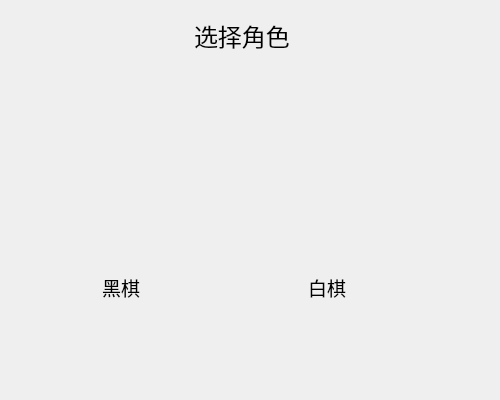
<?xml version="1.0" encoding="UTF-8"?>
<ui version="4.0">
 <class>Widget</class>
 <widget class="QWidget" name="Widget">
  <property name="geometry">
   <rect>
    <x>0</x>
    <y>0</y>
    <width>500</width>
    <height>400</height>
   </rect>
  </property>
  <property name="minimumSize">
   <size>
    <width>500</width>
    <height>400</height>
   </size>
  </property>
  <property name="maximumSize">
   <size>
    <width>500</width>
    <height>400</height>
   </size>
  </property>
  <property name="windowTitle">
   <string>Widget</string>
  </property>
  <property name="styleSheet">
   <string notr="true">background-image: url(:/new/prefix1/Image/bk.jpg);
background-image: url(:/new/prefix1/Image/backgroud.png);</string>
  </property>
  <widget class="QStackedWidget" name="stackedWidget">
   <property name="geometry">
    <rect>
     <x>0</x>
     <y>0</y>
     <width>500</width>
     <height>400</height>
    </rect>
   </property>
   <property name="minimumSize">
    <size>
     <width>500</width>
     <height>400</height>
    </size>
   </property>
   <property name="maximumSize">
    <size>
     <width>500</width>
     <height>400</height>
    </size>
   </property>
   <property name="currentIndex">
    <number>1</number>
   </property>
   <widget class="QWidget" name="Select_page">
    <layout class="QGridLayout" name="gridLayout">
     <item row="0" column="0">
      <widget class="QPushButton" name="pushButton">
       <property name="sizePolicy">
        <sizepolicy hsizetype="Fixed" vsizetype="Fixed">
         <horstretch>0</horstretch>
         <verstretch>0</verstretch>
        </sizepolicy>
       </property>
       <property name="minimumSize">
        <size>
         <width>30</width>
         <height>20</height>
        </size>
       </property>
       <property name="text">
        <string/>
       </property>
       <property name="iconSize">
        <size>
         <width>35</width>
         <height>20</height>
        </size>
       </property>
       <property name="flat">
        <bool>true</bool>
       </property>
      </widget>
     </item>
     <item row="0" column="1" colspan="3">
      <spacer name="horizontalSpacer_10">
       <property name="orientation">
        <enum>Qt::Horizontal</enum>
       </property>
       <property name="sizeHint" stdset="0">
        <size>
         <width>117</width>
         <height>20</height>
        </size>
       </property>
      </spacer>
     </item>
     <item row="0" column="4" colspan="2">
      <widget class="QLabel" name="label">
       <property name="minimumSize">
        <size>
         <width>200</width>
         <height>50</height>
        </size>
       </property>
       <property name="font">
        <font>
         <family>楷体</family>
         <pointsize>18</pointsize>
        </font>
       </property>
       <property name="text">
        <string>选择游戏模式</string>
       </property>
      </widget>
     </item>
     <item row="0" column="6" colspan="2">
      <spacer name="horizontalSpacer_9">
       <property name="orientation">
        <enum>Qt::Horizontal</enum>
       </property>
       <property name="sizeHint" stdset="0">
        <size>
         <width>84</width>
         <height>20</height>
        </size>
       </property>
      </spacer>
     </item>
     <item row="0" column="8">
      <widget class="QPushButton" name="pushButton_Exit">
       <property name="sizePolicy">
        <sizepolicy hsizetype="Fixed" vsizetype="Fixed">
         <horstretch>0</horstretch>
         <verstretch>0</verstretch>
        </sizepolicy>
       </property>
       <property name="minimumSize">
        <size>
         <width>30</width>
         <height>20</height>
        </size>
       </property>
       <property name="text">
        <string/>
       </property>
       <property name="icon">
        <iconset resource="image.qrc">
         <normaloff>:/new/prefix1/Image/close.png</normaloff>:/new/prefix1/Image/close.png</iconset>
       </property>
       <property name="iconSize">
        <size>
         <width>35</width>
         <height>20</height>
        </size>
       </property>
       <property name="flat">
        <bool>true</bool>
       </property>
      </widget>
     </item>
     <item row="1" column="1" rowspan="3" colspan="3">
      <widget class="QPushButton" name="pushButton_Robot">
       <property name="sizePolicy">
        <sizepolicy hsizetype="Fixed" vsizetype="Fixed">
         <horstretch>0</horstretch>
         <verstretch>0</verstretch>
        </sizepolicy>
       </property>
       <property name="minimumSize">
        <size>
         <width>120</width>
         <height>150</height>
        </size>
       </property>
       <property name="text">
        <string/>
       </property>
       <property name="icon">
        <iconset resource="image.qrc">
         <normaloff>:/new/prefix1/Image/machine.png</normaloff>:/new/prefix1/Image/machine.png</iconset>
       </property>
       <property name="iconSize">
        <size>
         <width>120</width>
         <height>150</height>
        </size>
       </property>
       <property name="flat">
        <bool>true</bool>
       </property>
      </widget>
     </item>
     <item row="1" column="4">
      <spacer name="verticalSpacer">
       <property name="orientation">
        <enum>Qt::Vertical</enum>
       </property>
       <property name="sizeHint" stdset="0">
        <size>
         <width>20</width>
         <height>134</height>
        </size>
       </property>
      </spacer>
     </item>
     <item row="1" column="5" rowspan="3" colspan="3">
      <widget class="QPushButton" name="pushButton_Internet">
       <property name="sizePolicy">
        <sizepolicy hsizetype="Fixed" vsizetype="Fixed">
         <horstretch>0</horstretch>
         <verstretch>0</verstretch>
        </sizepolicy>
       </property>
       <property name="minimumSize">
        <size>
         <width>120</width>
         <height>150</height>
        </size>
       </property>
       <property name="text">
        <string/>
       </property>
       <property name="icon">
        <iconset resource="image.qrc">
         <normaloff>:/new/prefix1/Image/network.png</normaloff>:/new/prefix1/Image/network.png</iconset>
       </property>
       <property name="iconSize">
        <size>
         <width>120</width>
         <height>150</height>
        </size>
       </property>
       <property name="flat">
        <bool>true</bool>
       </property>
      </widget>
     </item>
     <item row="2" column="0">
      <spacer name="horizontalSpacer_4">
       <property name="orientation">
        <enum>Qt::Horizontal</enum>
       </property>
       <property name="sizeHint" stdset="0">
        <size>
         <width>27</width>
         <height>20</height>
        </size>
       </property>
      </spacer>
     </item>
     <item row="2" column="4">
      <spacer name="horizontalSpacer_3">
       <property name="orientation">
        <enum>Qt::Horizontal</enum>
       </property>
       <property name="sizeHint" stdset="0">
        <size>
         <width>155</width>
         <height>20</height>
        </size>
       </property>
      </spacer>
     </item>
     <item row="2" column="8">
      <spacer name="horizontalSpacer_5">
       <property name="orientation">
        <enum>Qt::Horizontal</enum>
       </property>
       <property name="sizeHint" stdset="0">
        <size>
         <width>27</width>
         <height>20</height>
        </size>
       </property>
      </spacer>
     </item>
     <item row="3" column="4">
      <spacer name="verticalSpacer_2">
       <property name="orientation">
        <enum>Qt::Vertical</enum>
       </property>
       <property name="sizeHint" stdset="0">
        <size>
         <width>20</width>
         <height>134</height>
        </size>
       </property>
      </spacer>
     </item>
     <item row="4" column="0" colspan="2">
      <spacer name="horizontalSpacer_8">
       <property name="orientation">
        <enum>Qt::Horizontal</enum>
       </property>
       <property name="sizeHint" stdset="0">
        <size>
         <width>57</width>
         <height>20</height>
        </size>
       </property>
      </spacer>
     </item>
     <item row="4" column="2">
      <widget class="QLabel" name="label_2">
       <property name="minimumSize">
        <size>
         <width>60</width>
         <height>25</height>
        </size>
       </property>
       <property name="maximumSize">
        <size>
         <width>16777215</width>
         <height>20</height>
        </size>
       </property>
       <property name="font">
        <font>
         <family>楷体</family>
         <pointsize>12</pointsize>
        </font>
       </property>
       <property name="text">
        <string>人机对战</string>
       </property>
      </widget>
     </item>
     <item row="4" column="3" colspan="2">
      <spacer name="horizontalSpacer_7">
       <property name="orientation">
        <enum>Qt::Horizontal</enum>
       </property>
       <property name="sizeHint" stdset="0">
        <size>
         <width>185</width>
         <height>20</height>
        </size>
       </property>
      </spacer>
     </item>
     <item row="4" column="5" colspan="2">
      <widget class="QLabel" name="label_3">
       <property name="minimumSize">
        <size>
         <width>90</width>
         <height>25</height>
        </size>
       </property>
       <property name="maximumSize">
        <size>
         <width>16777215</width>
         <height>20</height>
        </size>
       </property>
       <property name="font">
        <font>
         <family>楷体</family>
         <pointsize>12</pointsize>
        </font>
       </property>
       <property name="text">
        <string>网络对战</string>
       </property>
      </widget>
     </item>
     <item row="4" column="7" colspan="2">
      <spacer name="horizontalSpacer_6">
       <property name="orientation">
        <enum>Qt::Horizontal</enum>
       </property>
       <property name="sizeHint" stdset="0">
        <size>
         <width>71</width>
         <height>22</height>
        </size>
       </property>
      </spacer>
     </item>
    </layout>
    <zorder>pushButton_Robot</zorder>
    <zorder>pushButton</zorder>
    <zorder>pushButton_Exit</zorder>
    <zorder>label</zorder>
    <zorder>pushButton_Internet</zorder>
    <zorder>label_3</zorder>
    <zorder>label_2</zorder>
    <zorder>horizontalSpacer_3</zorder>
    <zorder>horizontalSpacer_4</zorder>
    <zorder>horizontalSpacer_5</zorder>
    <zorder>horizontalSpacer_6</zorder>
    <zorder>horizontalSpacer_7</zorder>
    <zorder>horizontalSpacer_8</zorder>
    <zorder>horizontalSpacer_9</zorder>
    <zorder>horizontalSpacer_10</zorder>
    <zorder>verticalSpacer</zorder>
    <zorder>verticalSpacer_2</zorder>
   </widget>
   <widget class="QWidget" name="Role_page">
    <layout class="QGridLayout" name="gridLayout_2">
     <item row="0" column="0">
      <widget class="QPushButton" name="pushButton_Return">
       <property name="sizePolicy">
        <sizepolicy hsizetype="Fixed" vsizetype="Fixed">
         <horstretch>0</horstretch>
         <verstretch>0</verstretch>
        </sizepolicy>
       </property>
       <property name="minimumSize">
        <size>
         <width>30</width>
         <height>25</height>
        </size>
       </property>
       <property name="maximumSize">
        <size>
         <width>30</width>
         <height>25</height>
        </size>
       </property>
       <property name="text">
        <string/>
       </property>
       <property name="icon">
        <iconset resource="image.qrc">
         <normaloff>:/new/prefix1/Image/back2.png</normaloff>:/new/prefix1/Image/back2.png</iconset>
       </property>
       <property name="iconSize">
        <size>
         <width>30</width>
         <height>25</height>
        </size>
       </property>
       <property name="flat">
        <bool>true</bool>
       </property>
      </widget>
     </item>
     <item row="0" column="1">
      <spacer name="horizontalSpacer_2">
       <property name="orientation">
        <enum>Qt::Horizontal</enum>
       </property>
       <property name="sizeHint" stdset="0">
        <size>
         <width>86</width>
         <height>20</height>
        </size>
       </property>
      </spacer>
     </item>
     <item row="0" column="2" colspan="3">
      <widget class="QLabel" name="label_4">
       <property name="minimumSize">
        <size>
         <width>160</width>
         <height>50</height>
        </size>
       </property>
       <property name="font">
        <font>
         <family>楷体</family>
         <pointsize>18</pointsize>
        </font>
       </property>
       <property name="text">
        <string>选择角色</string>
       </property>
      </widget>
     </item>
     <item row="0" column="5">
      <spacer name="horizontalSpacer">
       <property name="orientation">
        <enum>Qt::Horizontal</enum>
       </property>
       <property name="sizeHint" stdset="0">
        <size>
         <width>85</width>
         <height>20</height>
        </size>
       </property>
      </spacer>
     </item>
     <item row="0" column="6">
      <widget class="QPushButton" name="pushButton_Exit_2">
       <property name="sizePolicy">
        <sizepolicy hsizetype="Fixed" vsizetype="Fixed">
         <horstretch>0</horstretch>
         <verstretch>0</verstretch>
        </sizepolicy>
       </property>
       <property name="minimumSize">
        <size>
         <width>30</width>
         <height>25</height>
        </size>
       </property>
       <property name="maximumSize">
        <size>
         <width>30</width>
         <height>25</height>
        </size>
       </property>
       <property name="text">
        <string/>
       </property>
       <property name="icon">
        <iconset resource="image.qrc">
         <normaloff>:/new/prefix1/Image/close.png</normaloff>:/new/prefix1/Image/close.png</iconset>
       </property>
       <property name="iconSize">
        <size>
         <width>30</width>
         <height>25</height>
        </size>
       </property>
       <property name="flat">
        <bool>true</bool>
       </property>
      </widget>
     </item>
     <item row="1" column="2">
      <spacer name="verticalSpacer_3">
       <property name="orientation">
        <enum>Qt::Vertical</enum>
       </property>
       <property name="sizeHint" stdset="0">
        <size>
         <width>20</width>
         <height>82</height>
        </size>
       </property>
      </spacer>
     </item>
     <item row="2" column="0">
      <spacer name="horizontalSpacer_12">
       <property name="orientation">
        <enum>Qt::Horizontal</enum>
       </property>
       <property name="sizeHint" stdset="0">
        <size>
         <width>86</width>
         <height>20</height>
        </size>
       </property>
      </spacer>
     </item>
     <item row="2" column="1">
      <widget class="QPushButton" name="pushButton_Black_Chess">
       <property name="sizePolicy">
        <sizepolicy hsizetype="Fixed" vsizetype="Fixed">
         <horstretch>0</horstretch>
         <verstretch>0</verstretch>
        </sizepolicy>
       </property>
       <property name="minimumSize">
        <size>
         <width>80</width>
         <height>70</height>
        </size>
       </property>
       <property name="maximumSize">
        <size>
         <width>80</width>
         <height>70</height>
        </size>
       </property>
       <property name="text">
        <string/>
       </property>
       <property name="icon">
        <iconset resource="image.qrc">
         <normaloff>:/new/prefix1/Image/black.png</normaloff>:/new/prefix1/Image/black.png</iconset>
       </property>
       <property name="iconSize">
        <size>
         <width>80</width>
         <height>70</height>
        </size>
       </property>
       <property name="flat">
        <bool>true</bool>
       </property>
      </widget>
     </item>
     <item row="2" column="2">
      <spacer name="horizontalSpacer_11">
       <property name="orientation">
        <enum>Qt::Horizontal</enum>
       </property>
       <property name="sizeHint" stdset="0">
        <size>
         <width>89</width>
         <height>20</height>
        </size>
       </property>
      </spacer>
     </item>
     <item row="2" column="3" colspan="2">
      <widget class="QPushButton" name="pushButton_White_Chess">
       <property name="sizePolicy">
        <sizepolicy hsizetype="Fixed" vsizetype="Fixed">
         <horstretch>0</horstretch>
         <verstretch>0</verstretch>
        </sizepolicy>
       </property>
       <property name="minimumSize">
        <size>
         <width>80</width>
         <height>70</height>
        </size>
       </property>
       <property name="maximumSize">
        <size>
         <width>80</width>
         <height>70</height>
        </size>
       </property>
       <property name="text">
        <string/>
       </property>
       <property name="icon">
        <iconset resource="image.qrc">
         <normaloff>:/new/prefix1/Image/white.png</normaloff>:/new/prefix1/Image/white.png</iconset>
       </property>
       <property name="iconSize">
        <size>
         <width>80</width>
         <height>70</height>
        </size>
       </property>
       <property name="flat">
        <bool>true</bool>
       </property>
      </widget>
     </item>
     <item row="2" column="5">
      <spacer name="horizontalSpacer_13">
       <property name="orientation">
        <enum>Qt::Horizontal</enum>
       </property>
       <property name="sizeHint" stdset="0">
        <size>
         <width>74</width>
         <height>20</height>
        </size>
       </property>
      </spacer>
     </item>
     <item row="3" column="2">
      <spacer name="verticalSpacer_4">
       <property name="orientation">
        <enum>Qt::Vertical</enum>
       </property>
       <property name="sizeHint" stdset="0">
        <size>
         <width>20</width>
         <height>35</height>
        </size>
       </property>
      </spacer>
     </item>
     <item row="4" column="0">
      <spacer name="horizontalSpacer_15">
       <property name="orientation">
        <enum>Qt::Horizontal</enum>
       </property>
       <property name="sizeHint" stdset="0">
        <size>
         <width>86</width>
         <height>20</height>
        </size>
       </property>
      </spacer>
     </item>
     <item row="4" column="1">
      <widget class="QLabel" name="label_5">
       <property name="sizePolicy">
        <sizepolicy hsizetype="Fixed" vsizetype="Fixed">
         <horstretch>0</horstretch>
         <verstretch>0</verstretch>
        </sizepolicy>
       </property>
       <property name="minimumSize">
        <size>
         <width>60</width>
         <height>40</height>
        </size>
       </property>
       <property name="maximumSize">
        <size>
         <width>60</width>
         <height>40</height>
        </size>
       </property>
       <property name="font">
        <font>
         <family>楷体</family>
         <pointsize>14</pointsize>
        </font>
       </property>
       <property name="text">
        <string>黑棋</string>
       </property>
      </widget>
     </item>
     <item row="4" column="2" colspan="2">
      <spacer name="horizontalSpacer_14">
       <property name="orientation">
        <enum>Qt::Horizontal</enum>
       </property>
       <property name="sizeHint" stdset="0">
        <size>
         <width>109</width>
         <height>20</height>
        </size>
       </property>
      </spacer>
     </item>
     <item row="4" column="4">
      <widget class="QLabel" name="label_7">
       <property name="sizePolicy">
        <sizepolicy hsizetype="Fixed" vsizetype="Fixed">
         <horstretch>0</horstretch>
         <verstretch>0</verstretch>
        </sizepolicy>
       </property>
       <property name="minimumSize">
        <size>
         <width>60</width>
         <height>40</height>
        </size>
       </property>
       <property name="maximumSize">
        <size>
         <width>60</width>
         <height>40</height>
        </size>
       </property>
       <property name="font">
        <font>
         <family>楷体</family>
         <pointsize>14</pointsize>
        </font>
       </property>
       <property name="text">
        <string>白棋</string>
       </property>
      </widget>
     </item>
     <item row="4" column="5">
      <spacer name="horizontalSpacer_16">
       <property name="orientation">
        <enum>Qt::Horizontal</enum>
       </property>
       <property name="sizeHint" stdset="0">
        <size>
         <width>85</width>
         <height>20</height>
        </size>
       </property>
      </spacer>
     </item>
     <item row="5" column="1">
      <spacer name="verticalSpacer_5">
       <property name="orientation">
        <enum>Qt::Vertical</enum>
       </property>
       <property name="sizeHint" stdset="0">
        <size>
         <width>20</width>
         <height>82</height>
        </size>
       </property>
      </spacer>
     </item>
     <item row="5" column="4">
      <spacer name="verticalSpacer_6">
       <property name="orientation">
        <enum>Qt::Vertical</enum>
       </property>
       <property name="sizeHint" stdset="0">
        <size>
         <width>20</width>
         <height>82</height>
        </size>
       </property>
      </spacer>
     </item>
    </layout>
   </widget>
  </widget>
 </widget>
 <layoutdefault spacing="6" margin="11"/>
 <resources>
  <include location="image.qrc"/>
 </resources>
 <connections/>
</ui>
